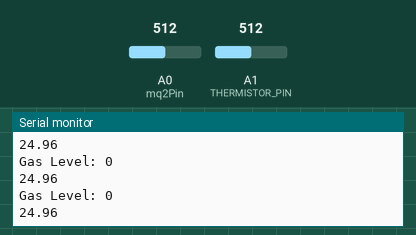
Simulated run of this sketch. Board: Arduino Uno, built with avr-gcc and run on an emulated ATmega328P. Shown: the last lines printed to the serial monitor. The inputs (shaded band) are chosen by the test bench; at power-on: A0 (mq2Pin) = 512, A1 (THERMISTOR_PIN) = 512. No radio packets arrive unless stated.

Above: at 1.3 s.
1.4 s: A0 (mq2Pin) set to 716
At 1.83 s:
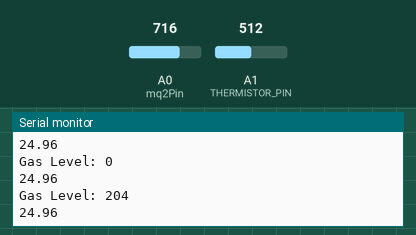
2.9 s: A1 (THERMISTOR_PIN) set to 716
At 3.34 s:
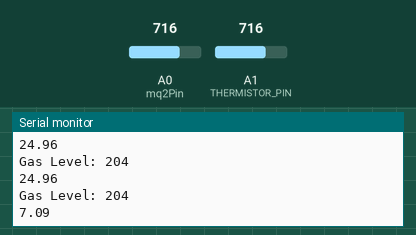
4.4 s: A0 (mq2Pin) set to 900
At 4.84 s:
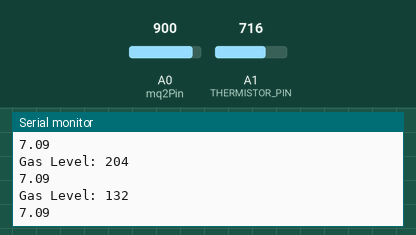
5.9 s: A1 (THERMISTOR_PIN) set to 900
At 6.35 s:
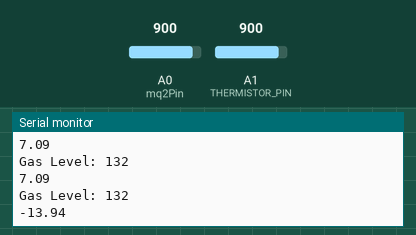
Timing chart, 0 to 8.4 s (numbered marks = the images above; inputs shaded):
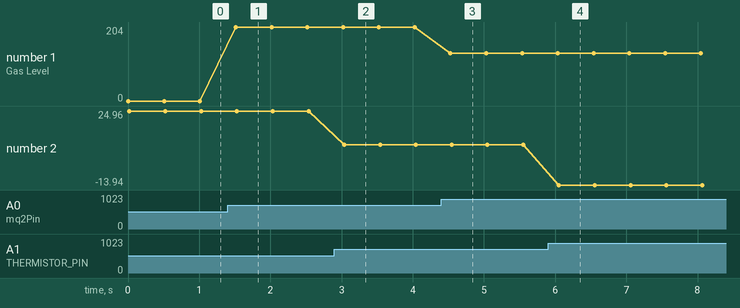

The sketch:

send.ino
```cpp
#include <SPI.h>
#include <nRF24L01.h>
#include <RF24.h>

const uint64_t pipeOut = 0xE8E8F0F0E1LL;

RF24 radio(9, 10); //  CN and CSN  pins of nrf
const int mq2Pin = A0; // Analog pin connected to MQ-2 sensor

struct MyData {
  byte mq2;
  float temp;
};
MyData data;

// Define the analog input pin
const int THERMISTOR_PIN = A1;

// Constants for the 10k NTC thermistor
const float THERMISTOR_NOMINAL = 10000;  // 10k Ohms at 25°C
const float TEMPERATURE_NOMINAL = 25;    // 25°C
const float B_COEFFICIENT = 3950;        // Beta coefficient (usually between 3000-4000)
const float SERIES_RESISTOR = 10000;     // 10k Ohm fixed resistor

void setup()
{
  Serial.begin(9600);
  radio.begin();
  //radio.setAutoAck(false);
  radio.setDataRate(RF24_250KBPS);
  radio.openWritingPipe(pipeOut);
}
void loop()
{
  data.mq2 = analogRead(mq2Pin); // Read the analog value from MQ-2 sensor

  if (isnan(data.mq2)){
    Serial.println(F("Failed to read from MQ-2 sensor!"));
    return;
  }
  Serial.print("Gas Level: ");
  Serial.println(data.mq2);


  // Read the analog value from the thermistor
  int analogValue = analogRead(THERMISTOR_PIN);

  // Convert the analog value to resistance
  float resistance = SERIES_RESISTOR / ((1023.0 / analogValue) - 1);

  // Convert the resistance to temperature using the Steinhart-Hart equation
  float temperature;
  temperature = resistance / THERMISTOR_NOMINAL;          // (R/Ro)
  temperature = log(temperature);                         // ln(R/Ro)
  temperature /= B_COEFFICIENT;                           // 1/B * ln(R/Ro)
  temperature += 1.0 / (TEMPERATURE_NOMINAL + 273.15);    // + (1/To)
  temperature = 1.0 / temperature;                        // Invert
  temperature -= 273.15;                                  // Convert to Celsius

  data.temp = temperature;
  Serial.println(data.temp);

  radio.write(&data, sizeof(data));

  delay(500);
  }
```

Measured:
- after the input at 1.4 s, the serial monitor: prints a new line after 0.11 s (image 1)
- after the input at 2.9 s, the serial monitor: prints a new line after 0.14 s (image 2)
- after the input at 4.4 s, the serial monitor: prints a new line after 0.13 s (image 3)
- after the input at 5.9 s, the serial monitor: prints a new line after 0.15 s (image 4)
- plotted number 1: 0 → 204 after the input at 1.4 s, 204 → 132 after the input at 4.4 s
- plotted number 2: 24.96 → 7.09 after the input at 2.9 s, 7.09 → -13.94 after the input at 5.9 s
